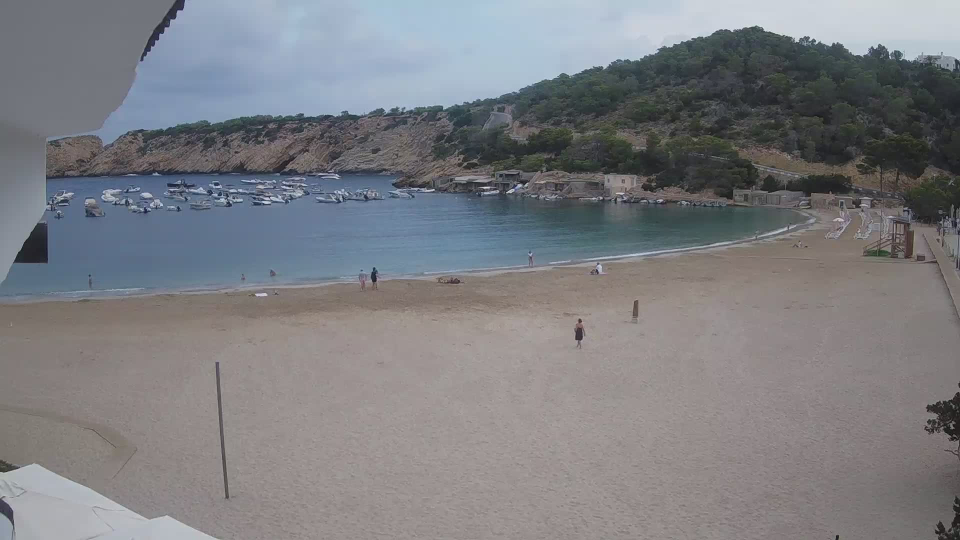
#> input picture data/1660719600.jpg, 1920 x 1080 px (shown at 1/2 size)
$ jupyter execute crowdCounting.ipynb
#> lines starting #> are read from the running program, lines starting #| are printed output that depends on the picture; after the words box and inside, x2 and y2 are one past the last pixel; in counts of white or black regions, pixels touching at a corner belong together
[cell 1]
import pandas as pd
import matplotlib.pyplot as plt
import matplotlib.image as mpimg
import os
import cv2
import numpy as np

[cell 2]
column_names = ['label', 'x', 'y', 'filename', 'img_width', 'img_height']
df = pd.read_csv("annotated_data/crowd-counting.csv", header=None, names=column_names)
#> (reads annotated_data/crowd-counting.csv from the repository)

current_annotations = df[df['filename'] == "1660719600.jpg"]

display(current_annotations.head())

[cell 3]
plt.figure(figsize=(16, 9))

img = mpimg.imread("data/1660719600.jpg")
#> img is the input picture: shape (1080, 1920, 3); mean R, G, B 124.6, 125.6, 129.7
plt.imshow(img)

plt.scatter(
    current_annotations['x'],
    current_annotations['y'],
    c='red',
    s=40,
    marker='o',
    edgecolors='white',
    linewidths=1.5,
    label='Person'
)

plt.title(f"Ground Truth: {len(current_annotations)} People", fontsize=16)
plt.axis('off')
plt.legend()
plt.show()
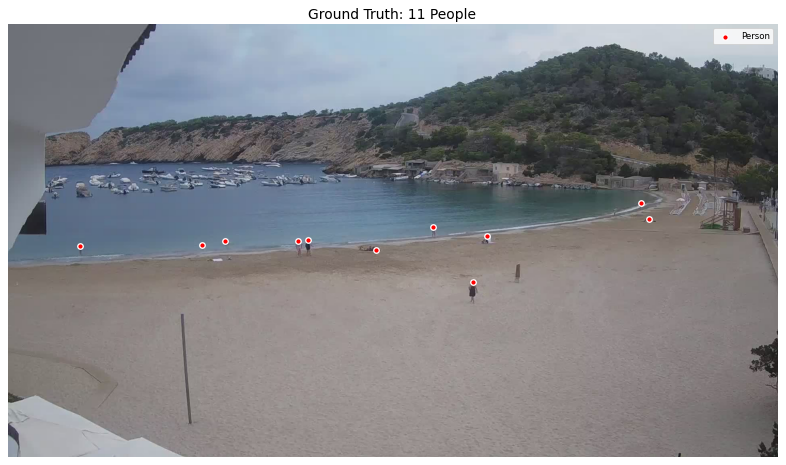
#> figure drawn by matplotlib, 1 panel

[cell 4]
import cv2
import numpy as np
import matplotlib.pyplot as plt

# --- 1. Load Images ---
img_bg = cv2.imread("data/1660712400.jpg")
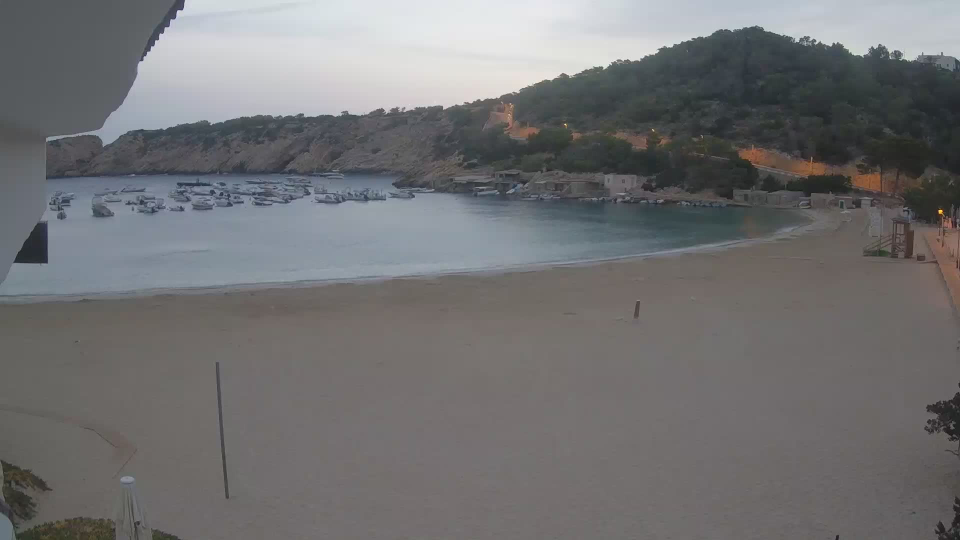
#> input picture data/1660712400.jpg, 1920 x 1080 px (shown at 1/2 size)
#> img_bg is the input picture: shape (1080, 1920, 3); mean B, G, R 115, 113.7, 113.8
img_target = cv2.imread("data/1660719600.jpg")
# img_rgb is NOT needed for calculation, only for display.
# We will do math in BGR to match OpenCV defaults.

# --- 2. Create ROI Mask ---
roi_points = np.array([
    [0, 550],
    [1920, 350],
    [1920, 1080],
    [0, 1080]
], dtype=np.int32)

# FIX: Create a 1-Channel Mask (Greyscale) specifically for logic
# This prevents the dimension mismatch error later.
mask_roi_1ch = np.zeros(img_target.shape[:2], dtype=np.uint8)
cv2.fillPoly(mask_roi_1ch, [roi_points], 255)
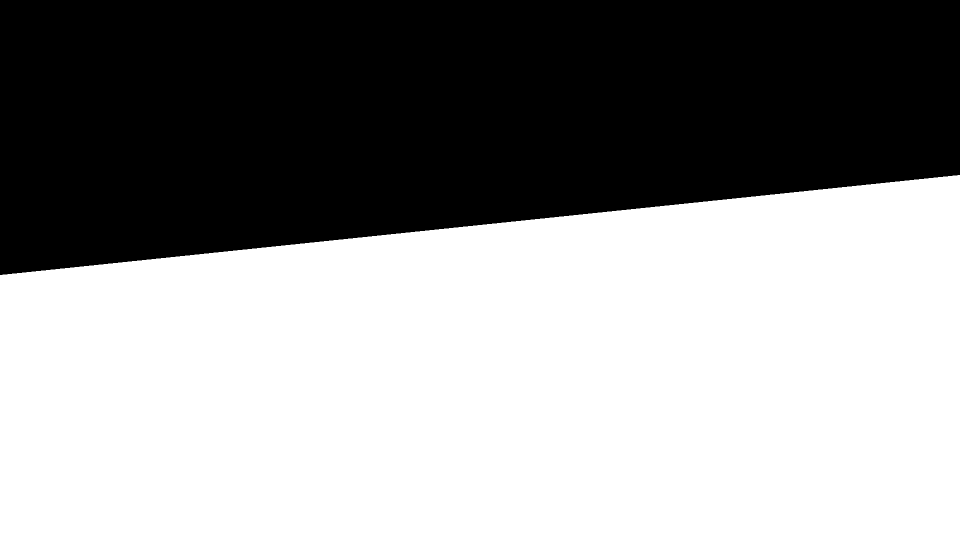
#> mask_roi_1ch: shape (1080, 1920) (shown at 1/2 size); 58.3% white; 1 black region, box (x1, y1, x2, y2) and area: (0, 0, 1920, 550) 864000

# Apply Mask to Color Images
# We use the 1-channel mask to filter the 3-channel image
img_bg = cv2.bitwise_and(img_bg, img_bg, mask=mask_roi_1ch)
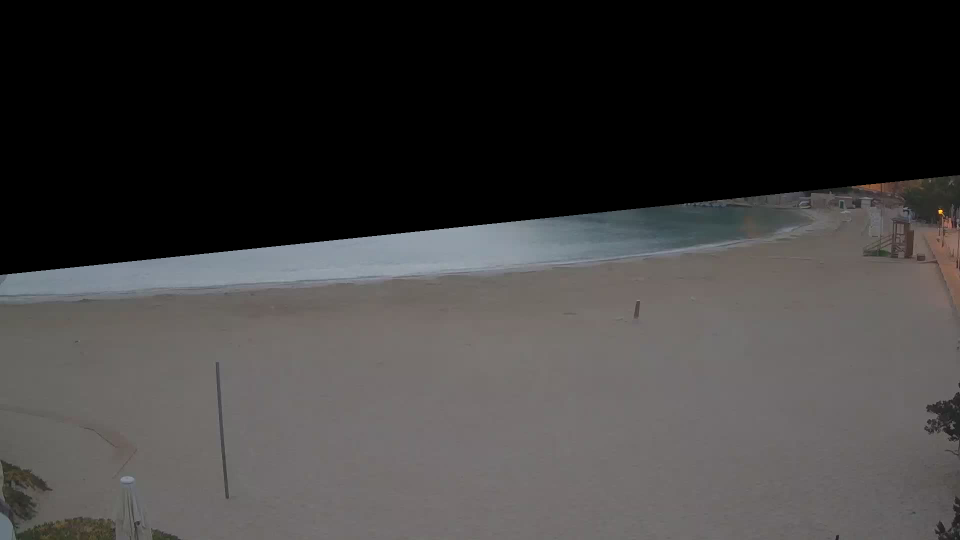
#> img_bg: shape (1080, 1920, 3) (shown at 1/2 size); mean B, G, R 61.5, 62, 63.6
img_target = cv2.bitwise_and(img_target, img_target, mask=mask_roi_1ch)

plt.figure(figsize=(12, 8))
plt.imshow(cv2.cvtColor(img_target, cv2.COLOR_BGR2RGB))
plt.title("Yellow Line = Your ROI")
plt.axis('off')
plt.show()

[cell 5]
# --- Configuration ---
# Define what "White" means in BGR.
# Higher numbers = stricter (must be very bright).
# Try 200, 210, or 220 depending on how bright the sand is.
white_threshold = 190

lower_white = np.array([white_threshold, white_threshold, white_threshold])
upper_white = np.array([255, 255, 255])

# 1. Find White Pixels
# Returns a mask where White Objects = 255, Everything else = 0
umbrella_mask = cv2.inRange(img_target, lower_white, upper_white)
#> umbrella_mask: shape (1080, 1920); 0.04% white in thin lines or dots, all inside (x1, y1, x2, y2) = (21, 409, 1730, 1080)

# 2. Expand the mask slightly (Optional)
# This ensures we cover the edges of the umbrella, not just the bright center
kernel_umbrella = np.ones((5, 5), np.uint8)
umbrella_mask = cv2.dilate(umbrella_mask, kernel_umbrella, iterations=1)
#> umbrella_mask: shape (1080, 1920); 0.23% white; 32 white regions (1 under 20 px), largest, box (x1, y1, x2, y2) and area: (182, 984, 298, 1042) 1474, (300, 1029, 440, 1080) 1173, (509, 584, 537, 594) 237

# 3. Update the Main ROI Mask
# We want to Keep the ROI (White) BUT Remove the Umbrellas (Make them Black)
# Logic: New_Mask = Old_Mask AND (NOT Umbrella_Mask)
mask_roi_1ch = cv2.bitwise_and(mask_roi_1ch, cv2.bitwise_not(umbrella_mask))
#> mask_roi_1ch: shape (1080, 1920); 58.1% white; 33 black regions (1 under 20 px), largest, box (x1, y1, x2, y2) and area: (0, 0, 1920, 550) 864000, (182, 984, 298, 1042) 1474, (300, 1029, 440, 1080) 1173

# --- Visualization ---
plt.figure(figsize=(15, 6))

plt.subplot(1, 3, 1)
plt.imshow(umbrella_mask, cmap='gray')
plt.title("Detected White Objects (To be ignored)")
plt.axis('off')

plt.subplot(1, 3, 2)
plt.imshow(mask_roi_1ch, cmap='gray')
plt.title("Updated ROI (Sea + Umbrellas Removed)")
plt.axis('off')

plt.subplot(1, 3, 3)
# Show the image with the new mask applied
masked_img = cv2.bitwise_and(img_target, img_target, mask=mask_roi_1ch)
plt.imshow(cv2.cvtColor(masked_img, cv2.COLOR_BGR2RGB))
plt.title("Final Search Area")
plt.axis('off')

plt.show()
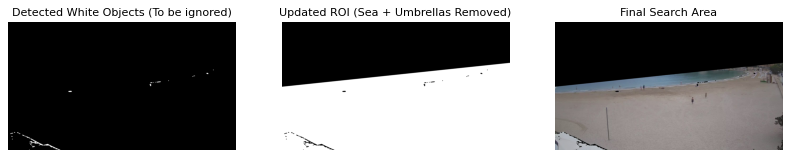
#> figure drawn by matplotlib, 3 panels

[cell 6]
# --- 3. Dynamic Color Calculation ---
# Extract pixels using the 1-channel mask.
# img_target is (H, W, 3), mask is (H, W). Result is (N_pixels, 3).
sand_pixels = img_target[mask_roi_1ch > 0]

# Calculate MEDIAN (in BGR because img_target is BGR)
dominant_color = np.median(sand_pixels, axis=0)
#> dominant_color = [135, 134, 142]
print(f"Dynamic Sand Color (BGR): {dominant_color}")
#| Dynamic Sand Color (BGR): [135. 134. 142.]

# --- 4. Euclidean Color Distance ---
# FIX: Use img_target (BGR) so it matches dominant_color (BGR).
# If you subtract RGB - BGR, the math will be wrong.
diff = np.linalg.norm(img_target - dominant_color, axis=2)
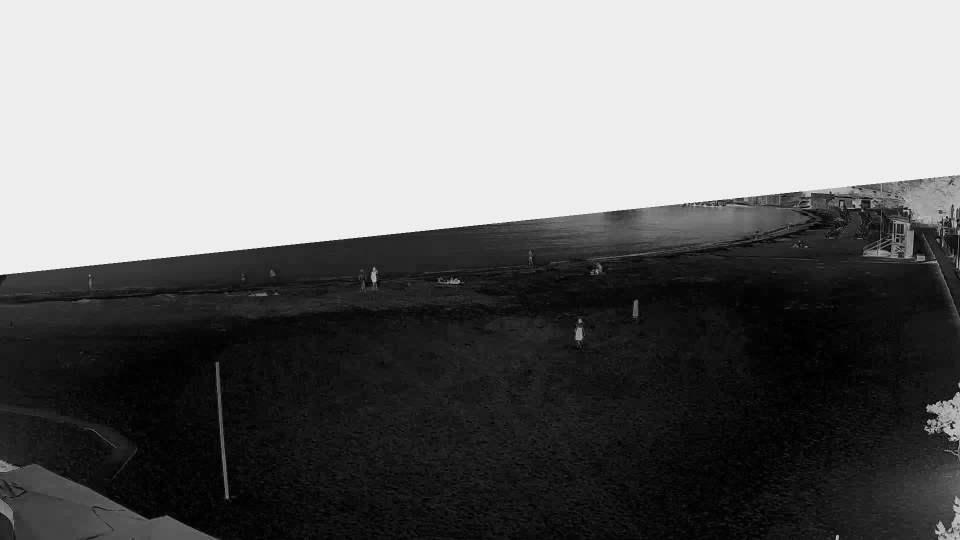
#> diff: shape (1080, 1920) float64 (shown at 1/2 size); min 1, max 237.4, mean 115.7

# Convert to uint8
diff = diff.astype(np.uint8)

# FIX: Use the 1-channel mask here to fix the crash
diff = cv2.bitwise_and(diff, diff, mask=mask_roi_1ch)
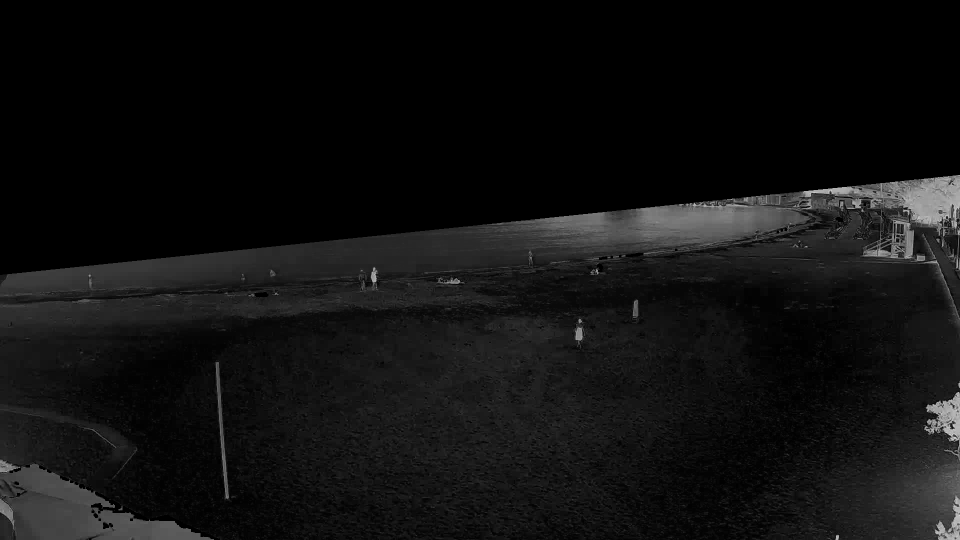
#> diff: shape (1080, 1920) (shown at 1/2 size); min 0, max 232, mean 16.3

# --- 5. Thresholding ---
# Pixels "far" from sand color are people
_, thresh = cv2.threshold(diff, 50, 255, cv2.THRESH_BINARY)
#> thresh: shape (1080, 1920); 7.1% white; 958 white regions (857 under 20 px), largest, box (x1, y1, x2, y2) and area: (915, 350, 1920, 543) 70926, (0, 919, 428, 1080) 31403, (1792, 784, 1920, 1080) 17561

# --- 6. Morphological Cleaning ---
kernel = np.ones((3, 3), np.uint8)

# 1. Opening: Erode -> Dilate
# We increase iterations to 2 to scrub harder
clean_mask = cv2.morphologyEx(thresh, cv2.MORPH_OPEN, kernel, iterations=2)
#> clean_mask: shape (1080, 1920); 6.1% white; 70 white regions (2 under 20 px), largest, box (x1, y1, x2, y2) and area: (970, 350, 1920, 506) 58444, (0, 919, 422, 1080) 30306, (0, 505, 432, 584) 12742

# 2. Median Blur (New Addition)
# The '5' is the kernel size. It wipes out isolated dots efficiently.
clean_mask = cv2.medianBlur(clean_mask, 5)
#> clean_mask: shape (1080, 1920); 6.2% white; 51 white regions (11 under 20 px), largest, box (x1, y1, x2, y2) and area: (960, 350, 1920, 519) 62425, (0, 919, 422, 1080) 30726, (0, 505, 432, 584) 12898

# 3. Dilation
# Grow the remaining people back to their original size
clean_mask = cv2.dilate(clean_mask, kernel, iterations=2)
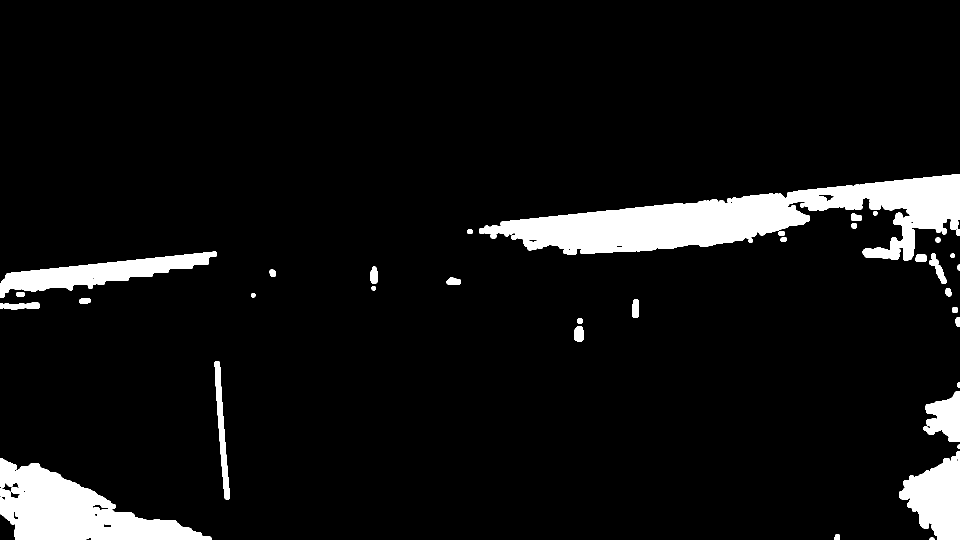
#> clean_mask: shape (1080, 1920) (shown at 1/2 size); 7.1% white; 35 white regions

# --- Visualization ---
plt.figure(figsize=(15, 6))

plt.subplot(1, 3, 1)
plt.imshow(diff, cmap='gray')
plt.title("Difference Map")
plt.axis('off')

plt.subplot(1, 3, 2)
plt.imshow(clean_mask, cmap='gray')
plt.title("Binary Mask")
plt.axis('off')

plt.subplot(1, 3, 3)
# Convert BGR to RGB just for final display
plt.imshow(cv2.cvtColor(img_target, cv2.COLOR_BGR2RGB))
plt.imshow(clean_mask, alpha=0.5, cmap='Reds')
plt.title("Overlay")
plt.axis('off')

plt.show()

[cell 7]
# 2. Find Contours
contours, hierarchy = cv2.findContours(clean_mask, cv2.RETR_EXTERNAL, cv2.CHAIN_APPROX_SIMPLE)
#> contours = 35 contours; largest, box (x1, y1, x2, y2) and area: (958, 348, 1920, 521) 69878, (0, 917, 424, 1080) 33453, (0, 503, 434, 595) 14758, (1798, 902, 1920, 1080) 13344, (1847, 782, 1920, 884) 4626

# 3. Filter and Draw
img_result = img_target.copy()
estimated_count = 0
SHOW_DEBUG_TEXT = True

for cnt in contours:
    area = cv2.contourArea(cnt)
    x, y, w, h = cv2.boundingRect(cnt)
    y_center = y + h // 2

    # --- DYNAMIC AREA THRESHOLDS ---
    # (Same as before)
    min_area_dynamic = 20 + (y_center / 1080) * 100
    max_area_dynamic = 800 + (y_center / 1080) * 5200

    if min_area_dynamic < area < max_area_dynamic:

        # Calculate Aspect Ratio (Height / Width)
        aspect_ratio = float(h) / w

        # --- ASPECT RATIO FILTER (The Fix) ---
        # > 0.5 rejects flat things (lying down people/waves)
        # < 5.0 rejects extremely tall/thin things (poles/sticks)
        # Tweak "5.0" based on the debug text if the stick is still detected.
        if 0.5 < aspect_ratio < 5.0:

            estimated_count += 1

            # Draw Green Box
            cv2.rectangle(img_result, (x, y), (x + w, y + h), (0, 255, 0), 2)

            # Draw Debug Text (Area and Ratio)
            if SHOW_DEBUG_TEXT:
                # Format: "A:120 R:2.1"
                debug_str = f"A:{int(area)} R:{aspect_ratio:.1f}"
                cv2.putText(img_result, debug_str, (x, y - 5),
                           cv2.FONT_HERSHEY_SIMPLEX, 0.4, (0, 255, 0), 1)
#> this loop made 35 passes
#> (area, x, y, w, h, y_center, min_area_dynamic, max_area_dynamic) on passes 6, 9, 10, 11, 12, 14, 18, 20, 21, 22, 24, 26: (4625.5, 1847, 782, 73, 102, 833, 97.13, 4810.7), (460.5, 1149, 653, 18, 30, 668, 81.85, 4016.3), (91, 1155, 636, 10, 12, 642, 79.44, 3891.1), (132.5, 1911, 634, 9, 20, 644, 79.63, 3900.7), (111, 1904, 614, 12, 12, 620, 77.41, 3785.2), (421, 1264, 599, 14, 36, 617, 77.13, 3770.7), (147, 1891, 576, 12, 17, 584, 74.07, 3611.9), (319, 893, 554, 29, 16, 562, 72.04, 3505.9), (141, 539, 539, 13, 15, 546, 70.56, 3428.9), (390, 740, 533, 15, 34, 550, 70.93, 3448.1), (280.5, 1831, 509, 22, 15, 516, 67.78, 3284.4), (710, 1858, 507, 35, 61, 537, 69.72, 3385.6)
#> (area, x, y, w, h, y_center, min_area_dynamic, max_area_dynamic) on passes 8, 13, 15, 17: (2759, 429, 722, 31, 277, 860, 99.63, 4940.7), (754.5, 0, 605, 79, 15, 612, 76.67, 3746.7), (202, 158, 596, 24, 11, 601, 75.65, 3693.7), (128, 32, 584, 18, 9, 588, 74.44, 3631.1)
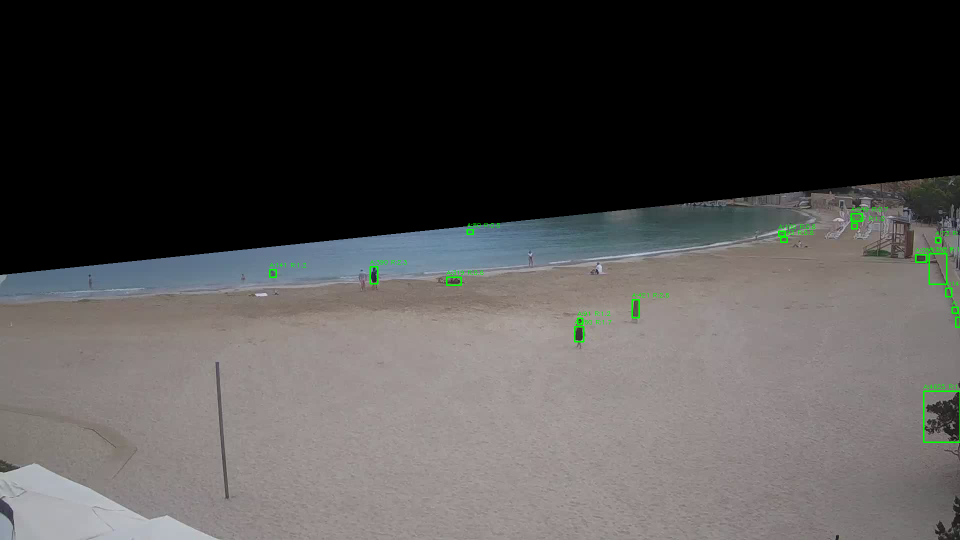
#> img_result: shape (1080, 1920, 3) (shown at 1/2 size); mean B, G, R 76.2, 77.2, 79.1
#> after the loop, estimated_count = 18

# --- Visualization ---
plt.figure(figsize=(20, 10))

plt.subplot(1, 2, 1)
plt.imshow(clean_mask, cmap='gray')
plt.title("Cleaned Binary Mask")
plt.axis('off')

plt.subplot(1, 2, 2)
plt.imshow(cv2.cvtColor(img_result, cv2.COLOR_BGR2RGB))
plt.scatter(current_annotations['x'], current_annotations['y'], c='red', s=20, label='Truth')
plt.title(f"Prediction: {estimated_count} | Truth: {len(current_annotations)} | (See debug text for ratios)")
plt.axis('off')
plt.legend()

plt.show()
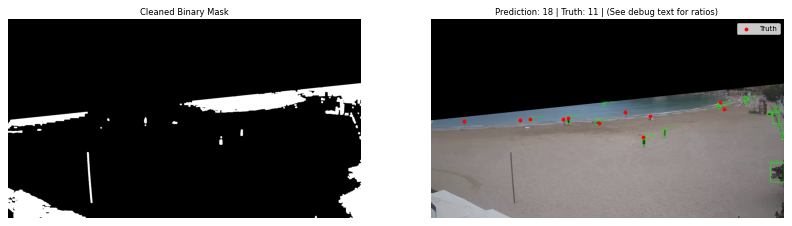
#> figure drawn by matplotlib, 2 panels
